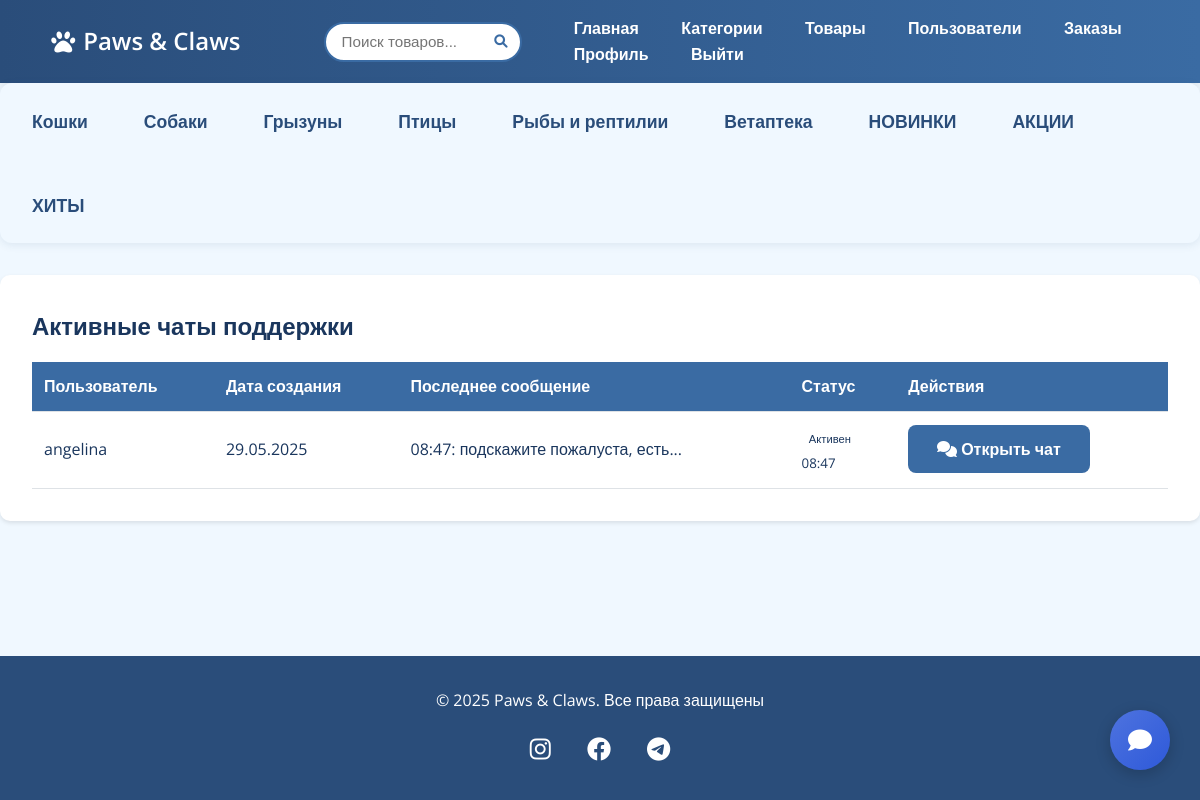
Screenshot of /admin/support (signed in) with the database file from the repository.
### app.py (models this page shows, shortened)
class Category(db.Model):
    id = db.Column(db.Integer, primary_key=True)
    name = db.Column(db.String(50), unique=True, nullable=False)
    subcategories = db.relationship('SubCategory', backref='category', cascade='all, delete-orphan')
    products = db.relationship('Product', backref='category', lazy=True)

class Chat(db.Model):
    id = db.Column(db.Integer, primary_key=True)
    user_id = db.Column(db.Integer, db.ForeignKey('user.id'), nullable=False)
    user = db.relationship('User', backref='chats')
    is_active = db.Column(db.Boolean, default=True)
    created_at = db.Column(db.DateTime, server_default=db.func.now())
    messages = db.relationship('ChatMessage', backref='chat', cascade='all, delete-orphan')
    last_activity = db.Column(db.DateTime, default=datetime.utcnow, onupdate=datetime.utcnow)

class User(db.Model):
    id = db.Column(db.Integer, primary_key=True)
    username = db.Column(db.String(50), unique=True, nullable=False)
    email = db.Column(db.String(100), unique=True, nullable=False)
    password = db.Column(db.String(200), nullable=False)
    is_admin = db.Column(db.Boolean, default=False)
    cart_items = db.relationship('Cart', backref='user', cascade='all, delete-orphan')
    orders = db.relationship('Order', backref='user', cascade='all, delete-orphan')

class ChatMessage(db.Model):
    id = db.Column(db.Integer, primary_key=True)
    chat_id = db.Column(db.Integer, db.ForeignKey('chat.id'), nullable=False)
    user_id = db.Column(db.Integer, db.ForeignKey('user.id'), nullable=False)
    user = db.relationship('User', backref='chat_messages')
    content = db.Column(db.Text, nullable=False)
    timestamp = db.Column(db.DateTime, server_default=db.func.now())
    is_read = db.Column(db.Boolean, default=False)

### app.py (the view)
@app.route('/admin/support')
def admin_support():
    if not is_admin():
        abort(403)
    chats = Chat.query.filter(
        Chat.is_active == True,
        ~Chat.user.has(is_admin=True)  # Исключаем чаты администраторов
    ).all()
    return render_template('admin/support.html', chats=chats)  # Создайте этот шаблон

### app.py (called while the page is built)
def is_admin():
    if 'user_id' not in session:
        return False
    user = User.query.get(session['user_id'])
    return user and user.is_admin

@app.context_processor
def inject_user():
    user = None
    if 'user_id' in session:
        user = User.query.get(session['user_id'])
    return dict(current_user=user)

@app.context_processor
def inject_categories():
    categories = Category.query.options(
        db.joinedload(Category.subcategories)
    ).all()
    return dict(categories=categories)

@app.context_processor
def inject_cart_count():
    cart_count = 0
    if 'user_id' in session:
        cart_items = Cart.query.filter_by(user_id=session['user_id']).all()
        cart_count = sum(item.quantity for item in cart_items)  # Сумма количеств
    return dict(cart_count=cart_count)

### templates/admin/support.html (shortened to what this page needs)
{% extends 'base.html' %}
{% block content %}
<div class="admin-container">
    <h2>Активные чаты поддержки</h2>
    <table class="table">
        <thead>
            <tr>
                <th>Пользователь</th>
                <th>Дата создания</th>
                <th>Последнее сообщение</th>
                <th>Статус</th>
                <th>Действия</th>
            </tr>
        </thead>
        <tbody>
            {% for chat in chats %}
            <tr>
                <td>{{ chat.user.username }}</td>
                <td>{{ chat.created_at.strftime('%d.%m.%Y') }}</td>
                <td>
                    {% if chat.messages %}
                        {{ chat.messages[-1].timestamp.strftime('%H:%M') }}:
                        {{ chat.messages[-1].content|truncate(30) }}
                    {% else %}
                        Нет сообщений
                    {% endif %}
                </td>
<td>
    {% if chat.is_active %}
        <span class="badge badge-success">Активен</span>
    {% else %}
        <span class="badge badge-secondary">Неактивен</span>
    {% endif %}
    <br>
    <small>{{ chat.last_activity.strftime('%H:%M') }}</small>
</td>
                <td>
                    <a href="{{ url_for('admin_chat_detail', chat_id=chat.id) }}"
                       class="btn btn-primary btn-sm">
                        <i class="fas fa-comments"></i> Открыть чат
                    </a>
                </td>
            </tr>
            {% else %}
            <tr>
                <td colspan="5" class="text-center">Нет активных чатов</td>
            </tr>
            {% endfor %}
        </tbody>
    </table>
</div>
{% endblock %}

### templates/base.html (shortened to what this page needs)
<!DOCTYPE html>
<html lang="ru">
<head>
    <link rel="stylesheet" href="{{ url_for('static', filename='css/style.css') }}">
    <link rel="stylesheet" href="https://cdnjs.cloudflare.com/ajax/libs/font-awesome/6.0.0/css/all.min.css">
</head>
<body>
    <nav class="navbar">
        <div class="container">
            <a href="{{ url_for('index') }}" class="logo">
                <i class="fas fa-paw"></i> Paws & Claws
            </a>
            <div class="search-container">
                <form action="{{ url_for('search') }}" method="GET">
                    <div class="search-box">
                        <input type="text"
                               name="q"
                               placeholder="Поиск товаров..."
                               value="{{ request.args.get('q', '') }}"
                               autocomplete="off">
                        <button type="submit">
                            <i class="fas fa-search"></i>
                        </button>
                    </div>
                </form>
            </div>
            <div class="nav-links">
                <a href="{{ url_for('index') }}">Главная</a>
                {% if current_user and current_user.is_admin %}
                <a href="{{ url_for('admin_categories') }}">Категории</a>
                <a href="{{ url_for('admin_products') }}">Товары</a>
                <a href="{{ url_for('admin_users') }}">Пользователи</a>
                <a href="{{ url_for('admin_orders') }}">Заказы</a>
            {% endif %}
                 {% if current_user %}
                    <a href="{{ url_for('profile') }}">Профиль</a>
                    <a href="{{ url_for('logout') }}">Выйти</a>
                {% else %}
                    <a href="{{ url_for('login') }}">Войти</a>
                    <a href="{{ url_for('register') }}">Регистрация</a>
                {% endif %}
            </div>
        </div>
    </nav>
    <section class="categories-list">
    {% for category in categories %}
        <li class="category-item">
            <a href="{{ url_for('index', category=category.id) }}" class="category-link has-submenu">{{ category.name }}</a>
        </li>
    {% endfor %}
    </section>
    <main class="container">
        {% block content %}{% endblock %}
    </main>
    {% if current_user %}
        <a href="
        {% if current_user.is_admin %}
        {{ url_for('admin_support') }}
        {% else %}
        {{ url_for('support') }}
        {% endif %}"
           class="floating-chat-btn"
           id="chat-button">
            <i class="fas fa-comment"></i>
        </a>
    {% endif %}
    <footer class="footer">
        <div class="container text-center">
            <p>© 2025 Paws & Claws. Все права защищены</p>
            <div class="social-links">
                <a href="#"><i class="fab fa-instagram"></i></a>
                <a href="#"><i class="fab fa-facebook"></i></a>
                <a href="#"><i class="fab fa-telegram"></i></a>
            </div>
        </div>
    </footer>
</body>
</html>

### static/css/style.css (style rules this page uses)
:root { --primary-dark: #2A4D7A; --primary-medium: #3A6BA3; --primary-light: #8EB3D6; --accent-blue: #C5E0F9; --background: #F0F8FF; --text-dark: #1A365D; --text-light: #FFFFFF; }
* { margin: 0; padding: 0; box-sizing: border-box; }
body { font-family: 'Open Sans', sans-serif; background-color: var(--background); color: var(--text-dark); line-height: 1.6; min-height: 100vh; display: flex; flex-direction: column; }
.navbar { background: linear-gradient(to right, var(--primary-dark), var(--primary-medium)); padding: 1rem 2rem; box-shadow: 0 2px 15px rgba(0,0,0,0.1); }
.navbar a { color: var(--text-light) !important; text-decoration: none; margin: 0 1.2rem; transition: all 0.3s ease; font-weight: 600; }
.logo { font-size: 1.5rem; display: flex; align-items: center; gap: 0.5rem; }
.logo .fa-paw { animation: float 3s ease-in-out infinite; }
.btn-primary { background: var(--primary-medium); color: var(--text-light); border: none; padding: 0.8rem 1.8rem; border-radius: 8px; transition: all 0.3s ease; font-weight: 600; }
.badge { padding: 0.5rem 1rem; border-radius: 20px; font-size: 0.9rem; }
.categories-list { display: flex; gap: 1.5rem; flex-wrap: wrap; align-items: center; margin: 0; padding: 0.5rem 1rem; background: var(--background); border-radius: 12px; box-shadow: 0 2px 8px rgba(42,77,122,0.1); list-style: none; }
.category-link { color: var(--primary-dark); text-decoration: none; font-size: 1.1rem; font-weight: 600; padding: 0.5rem 1rem; display: flex; align-items: center; gap: 0.5rem; border-radius: 8px; transition: all 0.3s ease; }
.category-link::after { content: ''; position: absolute; bottom: 0; left: 12px; width: calc(100% - 12px); height: 2px; background: #3A6BA3; transform: scaleX(0); transition: transform 0.3s ease; }
.category-item { position: relative; padding: 0.5rem 0; transition: all 0.3s ease; }
.category-link.has-submenu::after { content: "\f078"; font-family: "Font Awesome 5 Free"; font-weight: 900; font-size: 0.8rem; transition: transform 0.3s ease; }
.footer { background: var(--primary-dark); color: var(--text-light); margin-top: auto; padding: 2rem 0; text-align: center; }
.social-links { margin-top: 1rem; }
.social-links a { color: white; margin: 0 1rem; font-size: 1.5rem; transition: all 0.3s ease; }
.admin-container { max-width: 1200px; margin: 2rem auto; padding: 2rem; background: white; border-radius: 10px; box-shadow: 0 2px 4px rgba(0,0,0,0.1); }
.table { width: 100%; margin-top: 1rem; border-collapse: collapse; }
.table th, .table td { padding: 0.75rem; border-bottom: 1px solid #dee2e6; }
.table th { background-color: var(--primary-medium); color: white; text-align: left !important; }
.navbar .container { display: flex; align-items: center; gap: 2rem; }
.logo { flex-shrink: 0; }
.search-container { flex-grow: 1; max-width: 500px; margin-left: 2rem; position: relative; }
.search-box { position: relative; display: flex; align-items: center; }
.search-box input { width: 100%; padding: 0.6rem 1rem; padding-right: 2.5rem; border: 2px solid var(--primary-medium); border-radius: 25px; font-size: 0.95rem; }
.search-box button { position: absolute; right: 10px; background: none; border: none; color: var(--primary-medium); cursor: pointer; padding: 5px; }
a { text-decoration: none !important; color: var(--primary-medium); transition: all 0.3s; }
.badge { font-size: 0.7em; padding: 0.35em 0.65em; min-width: 1.5em; }
.floating-chat-btn { position: fixed; bottom: 30px; right: 30px; width: 60px; height: 60px; background: linear-gradient(135deg, #4e73df, #2e59d9); color: white; border-radius: 50%; display: flex; justify-content: center; align-items: center; box-shadow: 0 4px 15px rgba(0, 0, 0, 0.2); z-index: 1000; transition: all 0.3s ease; cursor: pointer; }
.floating-chat-btn i { font-size: 24px; }

### rows the page displays
Category: name "Кошки"
Category: name "Собаки"
Category: name "Грызуны"
Category: name "Птицы"
Category: name "Рыбы и рептилии"
Category: name "Ветаптека"
Category: name "НОВИНКИ"
Category: name "АКЦИИ"
Category: name "ХИТЫ"
Chat: user.username "angelina", created_at "29.05.2025", timestamp "08:47", content "подскажите пожалуста, есть...", is_active "Активен", last_activity "08:47"
